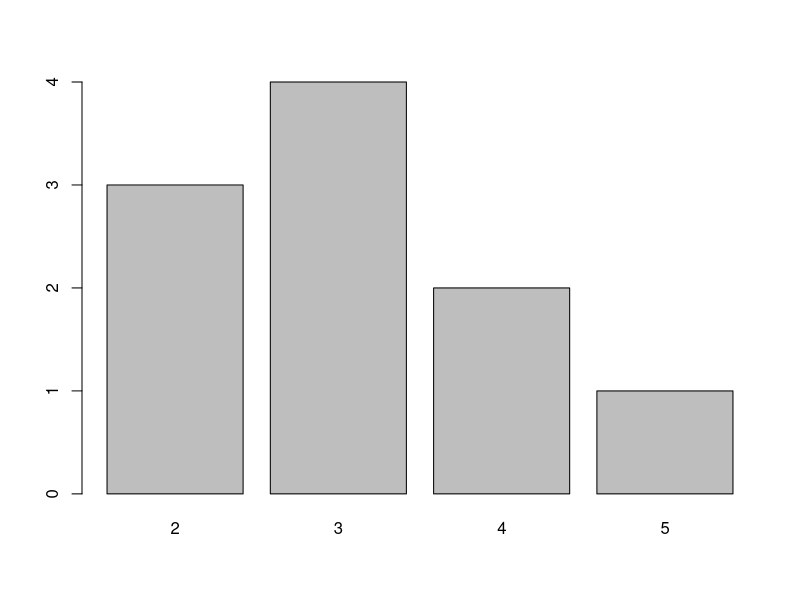
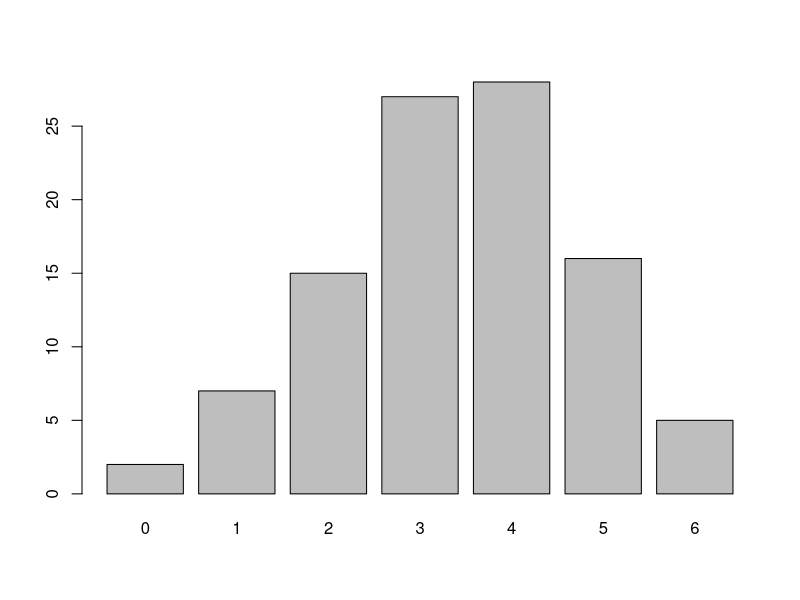
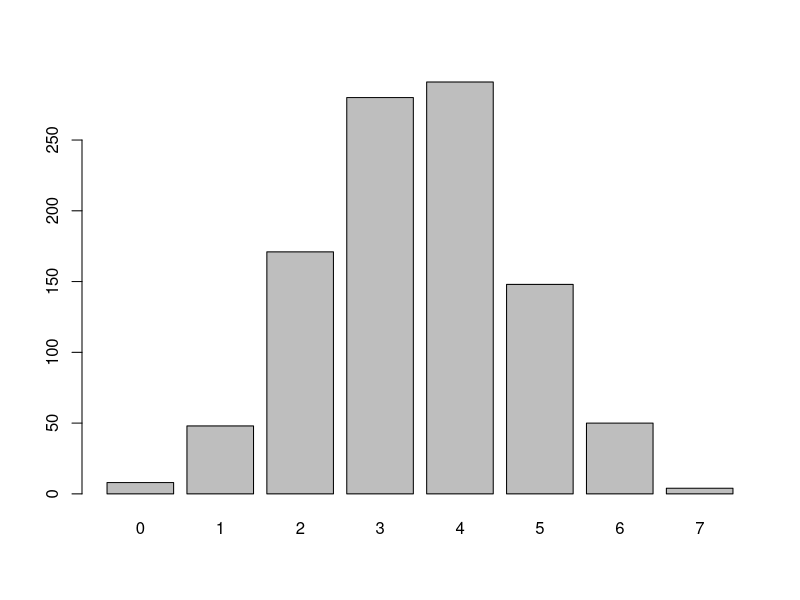
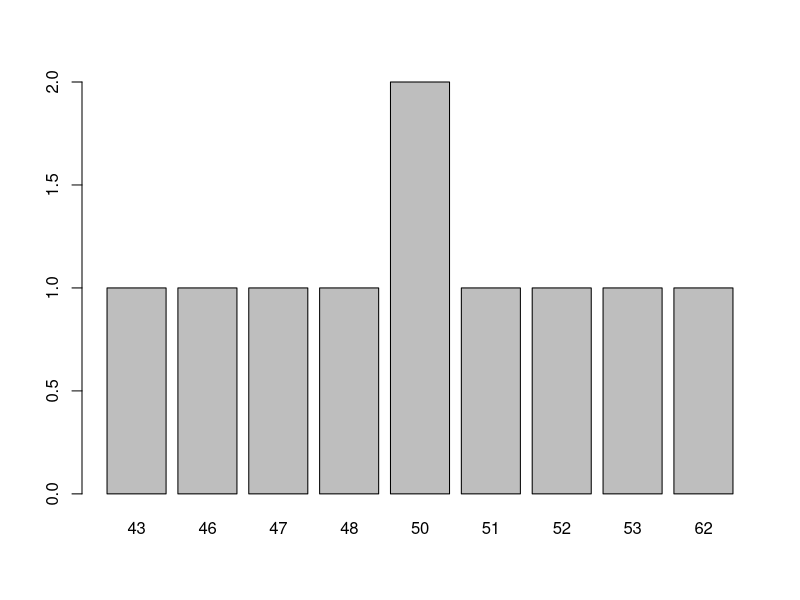
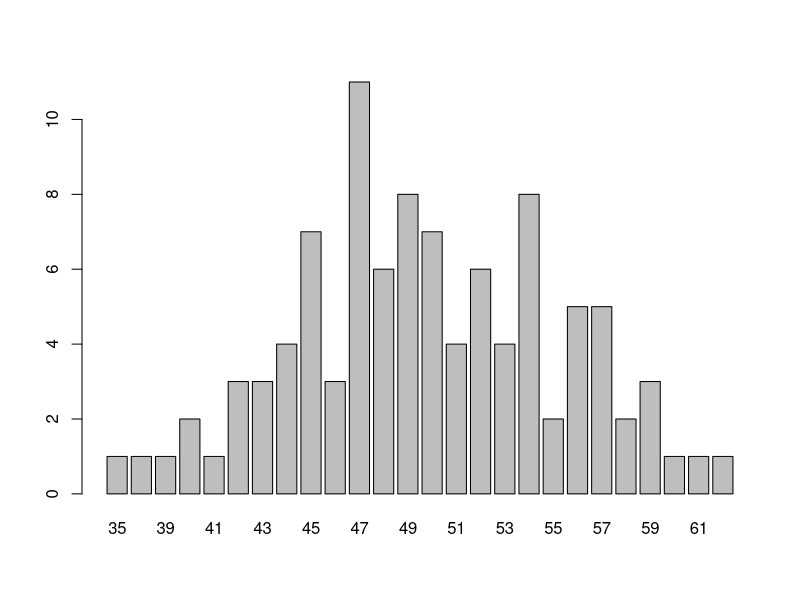
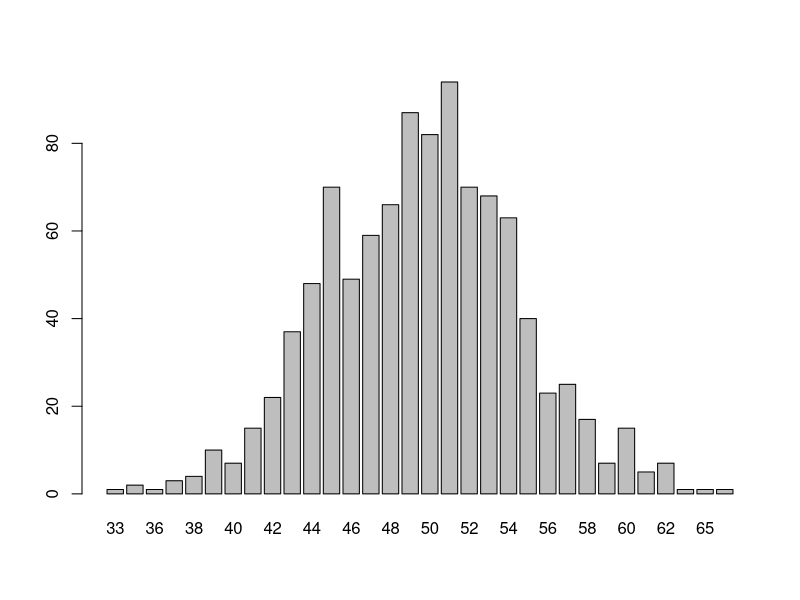

Reproduce these figures in R, in order.
# Q1 
rb1 = rbinom(n = 10, size = 7, p = 0.5) # rb = random binomial
rb2 = rbinom(n = 100, size = 7, p = 0.5) # n = the number of trails per observation
rb3 = rbinom(n = 1000, size = 7, p = 0.5) # size = the number of observations
barplot(table(rb1))
barplot(table(rb2))
barplot(table(rb3))
  # When we increase the number of trials we see a, 
  # more even spread as the number of trials is filling in the gaps in a sense.
# Q2
rb1_v2 = rbinom(n = 10, size = 100, p = 0.5) 
rb2_v2 = rbinom(n = 100, size = 100, p = 0.5) 
rb3_v2 = rbinom(n = 1000, size = 100, p = 0.5)
barplot(table(rb1_v2))
barplot(table(rb2_v2))
barplot(table(rb3_v2))
  # When the Binomial Distributions become more,
  # approximated towards the center point or mean.
  # the distribution of this graph would be unimodal,
  # normally distributed, and bell curved.
# Q3
drv = c(1, 2, 3, 4, 5) # drv = discrete random variable
drv_data = sample(drv, size = 7, replace = TRUE) 
drv_data
drv_mean = mean(drv_data)
drv_mean
# Q4
x = runif(n = drv_data, min = 0, max = 1)
x
# Q5

flips1 = rbinom(n = 10, size = 1, p = x[1])
flips2 = rbinom(n = 10, size = 1, p = x[2])
flips3 = rbinom(n = 10, size = 1, p = x[3])
flips4 = rbinom(n = 10, size = 1, p = x[4])
flips5 = rbinom(n = 10, size = 1, p = x[5])
flips6 = rbinom(n = 10, size = 1, p = x[6])
flips7 = rbinom(n = 10, size = 1, p = x[7])
list(flips1, flips2, flips3, flips4, flips5, flips6, flips7)
# the winner of the contest was the largest probability in 
# question 4. that being the 4th group in my case.

